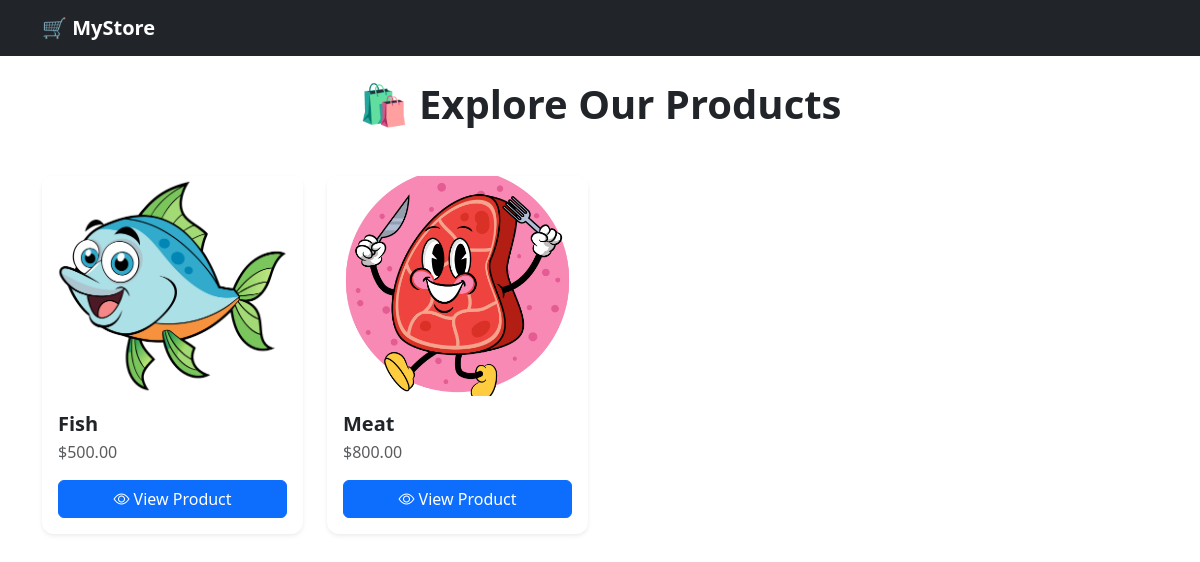
The page / on the database its author committed.
### store/models.py (models this page shows, shortened)
class Product(models.Model):
    name = models.CharField(max_length=255)
    description = models.TextField()
    price = models.DecimalField(max_digits=10, decimal_places=2)
    image = models.ImageField(upload_to='product_images/')
    created_at = models.DateTimeField(auto_now_add=True)

### store/views.py (the view)
# urls.py: path('', views.home, name='home'),
def home(request):
    products = Product.objects.all()
    return render(request, 'store/home.html', {'products': products})

### store/templates/store/home.html (shortened to what this page needs)
{% extends 'store/base.html' %}
{% block content %}
<h2 class="mb-5 fw-bold text-center display-6">🛍️ Explore Our Products</h2>
<div class="row row-cols-1 row-cols-sm-2 row-cols-md-3 row-cols-lg-4 g-4">
    {% for product in products %}
    <div class="col">
        <div class="card h-100 border-0 shadow-sm product-card">
            <div class="product-img-wrapper">
                <img src="{{ product.image.url }}" class="card-img-top" alt="{{ product.name }}">
            </div>
            <div class="card-body d-flex flex-column px-3">
                <h5 class="fw-semibold text-dark mb-1">{{ product.name }}</h5>
                <p class="text-muted mb-3">${{ product.price }}</p>
                <a href="{% url 'product_detail' product.id %}" class="btn btn-primary w-100 mt-auto">
                    <i class="bi bi-eye"></i> View Product
                </a>
            </div>
        </div>
    </div>
    {% endfor %}
</div>
{% endblock %}

### store/templates/store/home.html (style rules this page uses)
.product-img-wrapper { height: 220px; overflow: hidden; background: #f8f9fa; border-top-left-radius: .5rem; border-top-right-radius: .5rem; }
.product-img-wrapper img { height: 100%; width: 100%; object-fit: cover; transition: transform 0.4s ease; }
.product-card { border-radius: 0.75rem; transition: box-shadow 0.3s ease; }

### rows shown on the page
Product: image (picture), name "Fish", price "500.00"
Product: image (picture), name "Meat", price "800.00"
